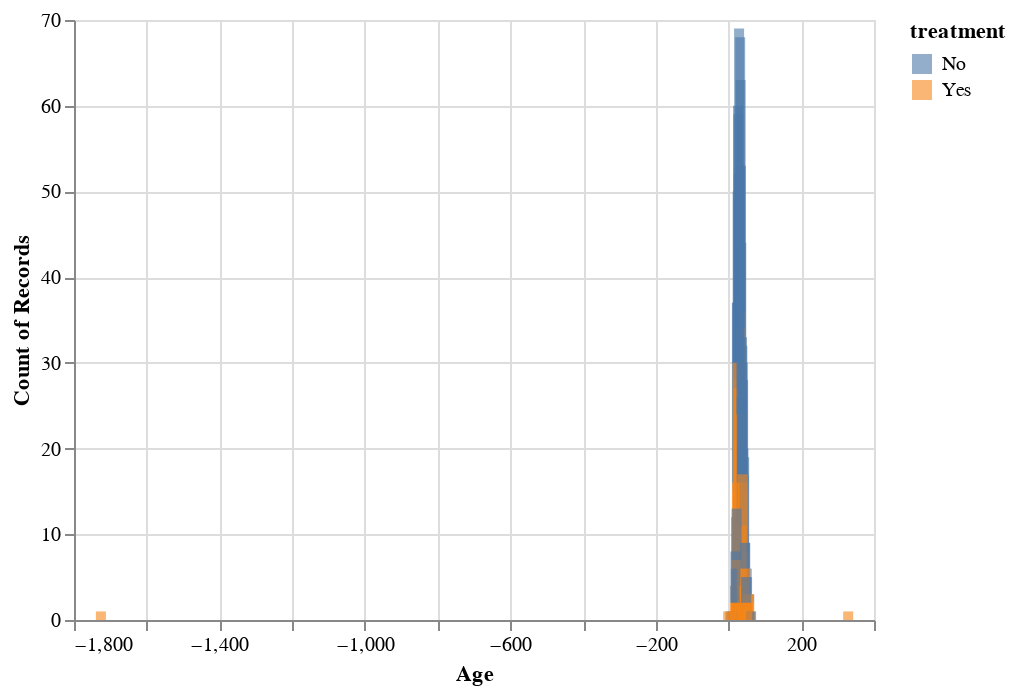

Notebook cell for this chart:
### Markdown cell above
Finally, We'll check the Age column - the only numerical column -  in the dataset

### Code cell
alt.Chart(train_df).mark_bar(opacity=0.6).encode(
    alt.X('Age:Q'),
    alt.Y('count()'),
    alt.Color('treatment')
)

### Figure 1 — Vega-Lite specification as saved in the notebook (floating-point values rounded to 4 significant figures; data arrays with more than 128 entries replaced by an {"elided": "..."} marker saying what was removed)
{"config": {"view": {"continuousWidth": 400, "continuousHeight": 300}}, "data": {"name": "data-25130b61471f1644011d8bc96e350870"}, "mark": {"type": "bar", "opacity": 0.6}, "encoding": {"color": {"type": "nominal", "field": "treatment"}, "x": {"type": "quantitative", "field": "Age"}, "y": {"type": "quantitative", "aggregate": "count"}}, "$schema": "https://vega.github.io/schema/vega-lite/v4.8.1.json", "datasets": {"data-25130b61471f1644011d8bc96e350870": {"elided": "1007 records"}}}
